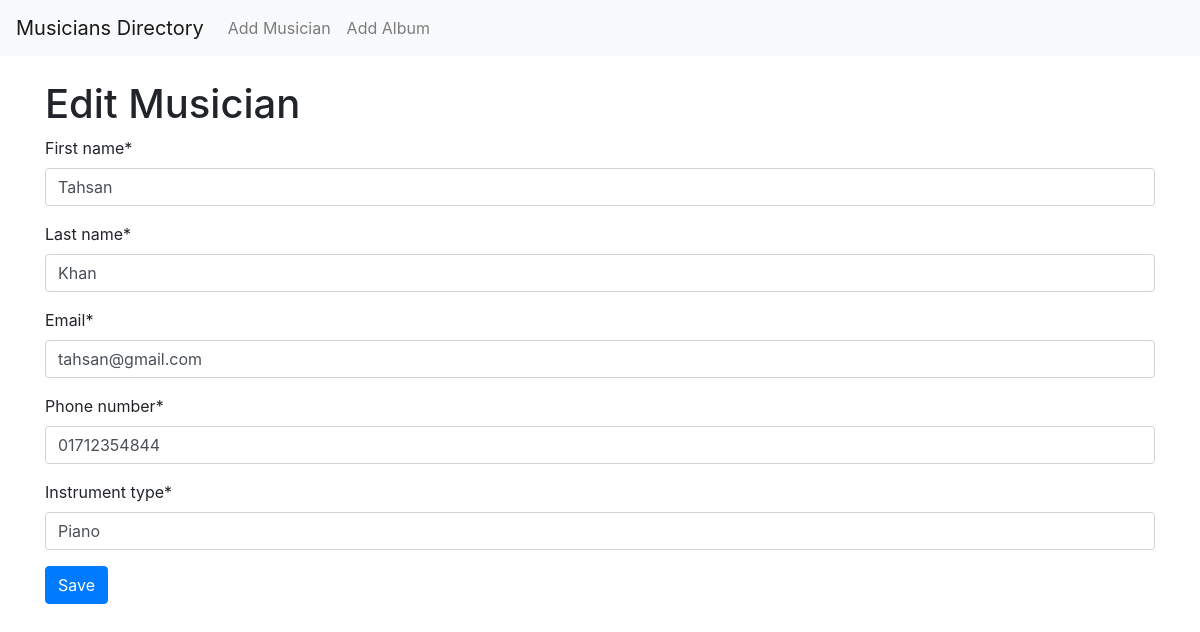
The app's page /musician/edit/3/ with its own data.
### directory/models.py (models this page shows, shortened)
class Musician(models.Model):
    first_name = models.CharField(max_length=100)
    last_name = models.CharField(max_length=100)
    email = models.EmailField()
    phone_number = models.CharField(max_length=15)
    instrument_type = models.CharField(max_length=100)

### directory/views.py (the view)
# urls.py: path('musician/edit/<int:pk>/', views.musician_update, name='musician_update'),
def musician_update(request, pk):
    musician = get_object_or_404(Musician, pk=pk)
    if request.method == 'POST':
        form = MusicianForm(request.POST, instance=musician)
        if form.is_valid():
            form.save()
            return redirect('musician_list')
    else:
        form = MusicianForm(instance=musician)
    return render(request, 'musician_form.html', {'form': form})

### directory/forms.py
class MusicianForm(forms.ModelForm):
    class Meta:
        model = Musician
        fields = ['first_name', 'last_name', 'email', 'phone_number', 'instrument_type']

### directory/templates/musician_form.html (shortened to what this page needs)
{% extends 'base.html' %}
{% load crispy_forms_tags %}
{% block content %}
    <h1>{{ form.instance.pk|yesno:"Edit Musician,Add Musician" }}</h1>
    <form method="post" class="needs-validation" novalidate>
        {{ form|crispy }}
        <button type="submit" class="btn btn-primary">Save</button>
    </form>
{% endblock %}

### records on screen
Musician: instance.pk "Edit Musician", first_name "Tahsan", last_name "Khan", email "tahsan@gmail.com", phone_number "01712354844", instrument_type "Piano"
